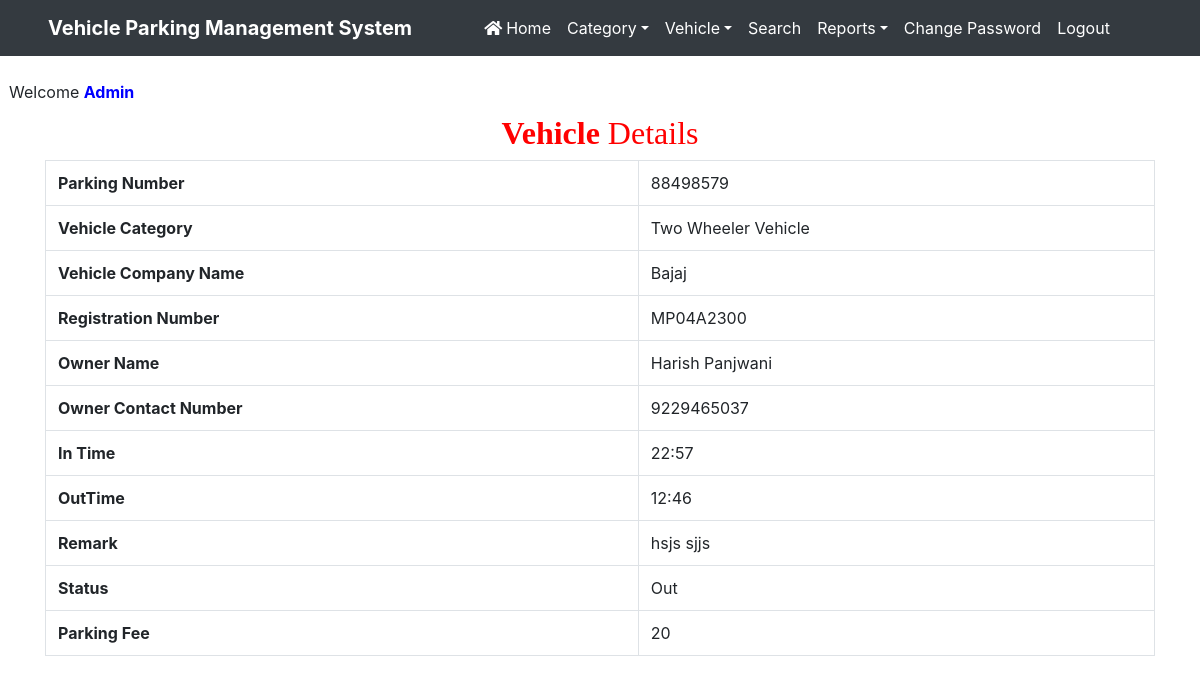
Page /view_outgoingdetail/1 (signed in) on the committed database.
### vehicle/models.py (models this page shows, shortened)
class Vehicle(models.Model):
    parkingnumber = models.CharField(max_length=20)
    category = models.ForeignKey(Category, on_delete=models.CASCADE)
    vehiclecompany = models.CharField(max_length=50)
    regno = models.CharField(max_length=10)
    ownername = models.CharField(max_length=50)
    ownercontact = models.CharField(max_length=15)
    pdate = models.DateField()
    intime = models.CharField(max_length=50)
    outtime = models.CharField(max_length=50)
    parkingcharge = models.CharField(max_length=50)
    remark = models.CharField(max_length=500)
    status = models.CharField(max_length=20)

class Category(models.Model):
    categoryname = models.CharField(max_length=50)
    def __str__(self):
        return self.categoryname

### vehicle/views.py (the view)
# urls.py: path('view_outgoingdetail/<int:pid>',view_outgoingdetail,name='view_outgoingdetail'),
def view_outgoingdetail(request,pid):
    if not request.user.is_authenticated:
        return redirect('admin_login')
    vehicle = Vehicle.objects.get(id=pid)
    d = {'vehicle': vehicle}
    return render(request,'view_outgoingdetail.html', d)

### vehicle/templates/view_outgoingdetail.html (shortened to what this page needs)
{% load static %}
<html>
<head>
{% include 'headeradmin.html' %}
  <link rel = stylesheet href="https://cdn.datatables.net/1.10.20/css/jquery.dataTables.min.css">
<link rel = stylesheet href="https://cdn.datatables.net/buttons/1.6.1/css/buttons.dataTables.min.css">
</head>
<body>
{% include 'nav2admin.html' %}
<br> &nbsp;&nbsp;Welcome <b style = 'text-transform : capitalize ; color : blue'>{{request.user.username}}</b>
<div class="container" style = "margin-top:10px">
<h2 class="text-center" style = "font-family : Monotype Corsiva ; color : red"> <strong>Vehicle</strong>  Details</h2>
 <table border="1" class="table table-bordered">
                                            <tr>
    <th>Parking Number</th>
    <td>{{vehicle.parkingnumber}}</td>
  </tr>
   <tr>
    <th>Vehicle Category</th>
    <td>{{vehicle.category}}</td>
  </tr>
  <tr>
    <th>Vehicle Company Name</th>
    <td>{{vehicle.vehiclecompany}}</td>
  </tr>
  <tr>
    <th>Registration Number</th>
    <td>{{vehicle.regno}}</td>
  </tr>
  <tr>
    <th>Owner Name</th>
    <td>{{vehicle.ownername}}</td>
  </tr>
  <tr>
    <th>Owner Contact Number</th>
    <td>{{vehicle.ownercontact}}</td>
  </tr>
  <tr>
    <th>In Time</th>
    <td>{{vehicle.intime}}</td>
  </tr>
  <tr>
      <tr>
    <th>OutTime</th>
    <td>{{vehicle.outtime}}</td>
  </tr>
      <tr>
    <th>Remark</th>
    <td>{{vehicle.remark}}</td>
    </tr>
    <th>Status</th>
    <td>{{vehicle.status}}</td>
  </tr>
    <tr>
    <th>Parking Fee</th>
    <td>{{vehicle.parkingcharge}}</td>
  </tr>
</table>
</div>
</body>
</html>

### vehicle/templates/headeradmin.html (shortened to what this page needs)
{% load static %}
<head>
  <link rel="stylesheet" href="https://maxcdn.bootstrapcdn.com/bootstrap/4.4.1/css/bootstrap.min.css">
  <link rel="stylesheet" href="https://use.fontawesome.com/releases/v5.7.0/css/all.css">
  <link rel="stylesheet" type="text/css" href="{% static 'admin/css/mystyle.css' %}">
</head>

### vehicle/templates/nav2admin.html (shortened to what this page needs)
<nav class="navbar navbar-expand-sm navbar-dark bg-dark pl-5">
<a class="navbar-brand">
Vehicle Parking Management System
</a>
<div class="collapse navbar-collapse" id="abc" >
<ul class="navbar-nav pl-5">
<li class = "nav-item">
<a href = "{% url 'admin_home' %}" class="nav-link" style = "color : white"><i class="fas fa-home">&nbsp;</i>Home</a>
</li>
<li class="nav-item dropdown">
	  <a  href="#" class="nav-link dropdown-toggle" style="color:white;"  data-toggle="dropdown">Category</a>
	 </li>
<li class="nav-item dropdown">
	  <a  href="#" class="nav-link dropdown-toggle" style="color:white;"  data-toggle="dropdown">Vehicle</a>
	 </li>
<li class = "nav-item">
<a href = "{% url 'search' %}" class="nav-link" style = "color : white">Search</a>
</li>
<li class="nav-item dropdown">
	  <a  href="#" class="nav-link dropdown-toggle" style="color:white;"  data-toggle="dropdown">Reports</a>
	 </li>
	<li class = "nav-item">
<a href = "{% url 'change_password' %}" class="nav-link" style = "color : white">Change Password</a>
</li>
<li class = "nav-item">
<a href = "{% url 'logout' %}" class="nav-link" style = "color : white">Logout</a>
</li>
</ul>
</div>
</nav>

### vehicle/static/css/mystyle.css (style rules this page uses)
html { scroll-behavior:smooth; }
.navbar-brand { font-weight: bold; }

### rows in the picture
Vehicle: parkingnumber "88498579", category "Two Wheeler Vehicle", vehiclecompany "Bajaj", regno "MP04A2300", ownername "Harish Panjwani", ownercontact "9229465037", intime "22:57", outtime "12:46", remark "hsjs sjjs", status "Out", parkingcharge "20"

### other values in the picture
{{ request.user.username }} "Admin"
